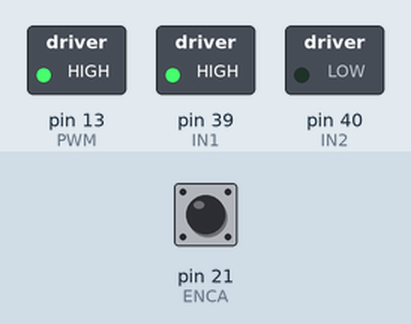
The sketch below on a simulated Arduino Mega 2560, built with avr-gcc and run on an emulated ATmega2560. On the bench: switched loads named in the sketch (green lamp = pin HIGH). The inputs (shaded band) are chosen by the test bench; at power-on: pin 21 (ENCA) HIGH. What the sketch prints to the serial monitor is not drawn.

Above: at 0.1 s.
Timing chart, 0 to 1.6 s (numbered marks = the images above):
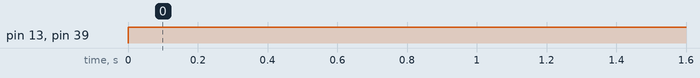

Measured:
- by itself, pin 13 (PWM), pin 39 (IN1): LOW → HIGH at 0.00 s

The sketch:

R.A.1MotorPID.ino
```cpp
// This alternate version of the code does not require
// atomic.h. Instead, interrupts() and noInterrupts()
// are used. Please use this code if your
// platform does not support ATOMIC_BLOCK.

#define ENCA 21 // YELLOW
#define ENCB 27// WHITE
#define PWM 13
#define IN1 39
#define IN2 40

/*
const int enca[] = {2,3,18,19,20};
const int encb[] = {22,23,24,25,26};
const int pwm[] = {8,9,10,11,12};
const int in1[] = {49,47,46,43,42};
const int in2[] = {50,48,45,44,41};
*/
/*
 *motor 4 is dummy due to mechanical issues
const int enca[] = {2,3,18,19,20,21};
const int encb[] = {22,23,24,25,26,27};
const int pwm[] = {8,9,10,11,12,13};
const int in1[] = {49,48,45,44,41,40};
const int in2[] = {50,47,46,43,42,39};
*/

volatile int posi = 0; //
long prevT = 0;
float eprev = 0;
float eintegral = 0;

void setup() {
  Serial.begin(9600);
  pinMode(ENCA,INPUT);
  pinMode(ENCB,INPUT);
  attachInterrupt(digitalPinToInterrupt(ENCA),readEncoder,RISING);

  pinMode(PWM,OUTPUT);
  pinMode(IN1,OUTPUT);
  pinMode(IN2,OUTPUT);

  Serial.println("target pos");
}

void loop() {

  // set target position
  int target =  3000;
  //int target[1] = -500;
  //int target = -750*sin(prevT/1e6);


  // PID constants
  float kp = 1;
  float kd = 0.009; //decreases overshoot
  float ki = 0.0001;

  // time difference
  long currT = micros();
  float deltaT = ((float) (currT - prevT))/( 1.0e6 );
  prevT = currT;

  // Read the position
  int pos = 0;
  noInterrupts(); // disable interrupts temporarily while reading
  pos = posi;
  interrupts(); // turn interrupts back on

  // error
  int e = target - pos;

  // derivative
  float dedt = (e-eprev)/(deltaT);

  // integral
  eintegral = eintegral + e*deltaT;

  // control signal
  float u = kp*e + kd*dedt + ki*eintegral;

  // motor power in pwm
  float pwr = fabs(u);
  if( pwr > 255 ){
    pwr = 255;
  }

  // motor direction
  int dir = 1;
  if(u<0){
    dir = -1;
  }

  // signal the motor
  setMotor(dir,pwr,PWM,IN1,IN2);


  // store previous error
  eprev = e;

  Serial.print(target);
  Serial.print(" ");
  Serial.print(pos);
  Serial.println();
}

void setMotor(int dir, int pwmVal, int pwm, int in1, int in2){
  analogWrite(pwm,pwmVal);
  if(dir == 1){
    digitalWrite(in1,HIGH);
    digitalWrite(in2,LOW);
  }
  else if(dir == -1){
    digitalWrite(in1,LOW);
    digitalWrite(in2,HIGH);
  }
  else{
    digitalWrite(in1,LOW);
    digitalWrite(in2,LOW);
  }
}

void readEncoder(){
  int b = digitalRead(ENCB);
  if(b > 0){
    posi++;
  }
  else{
    posi--;
  }
}
```
